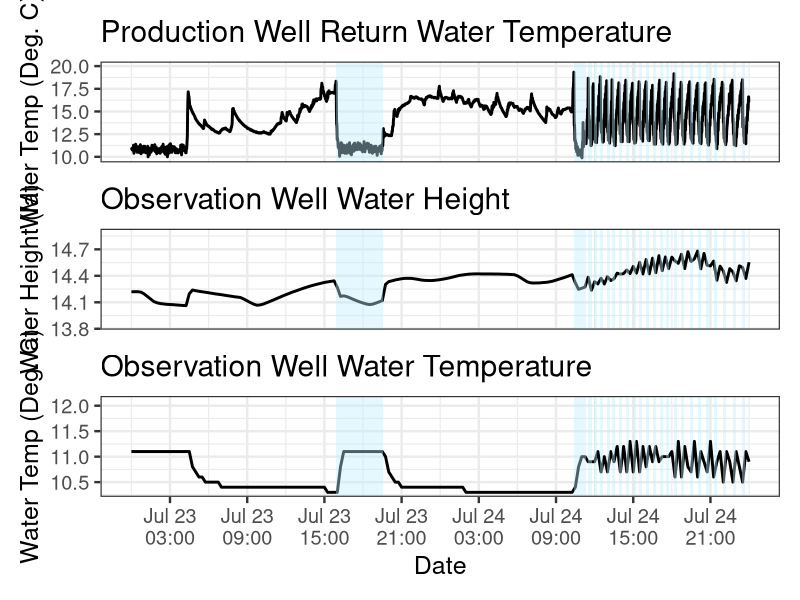
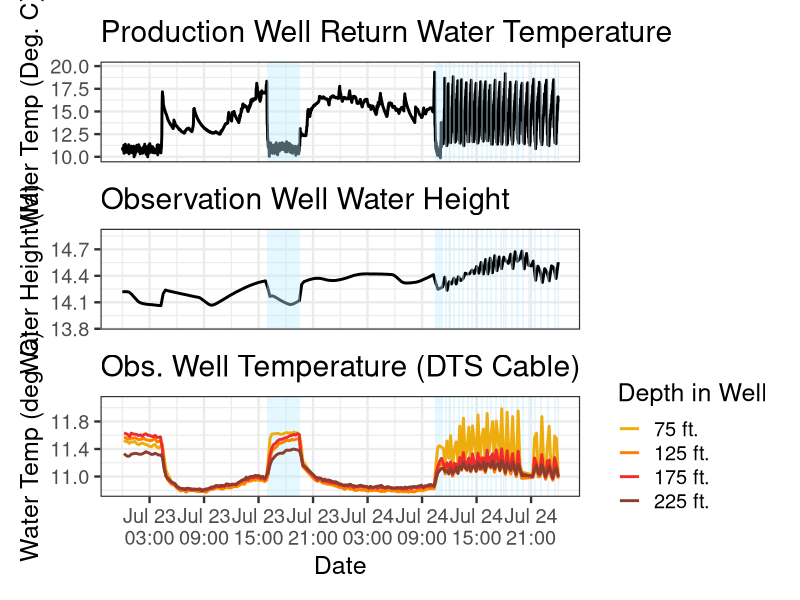
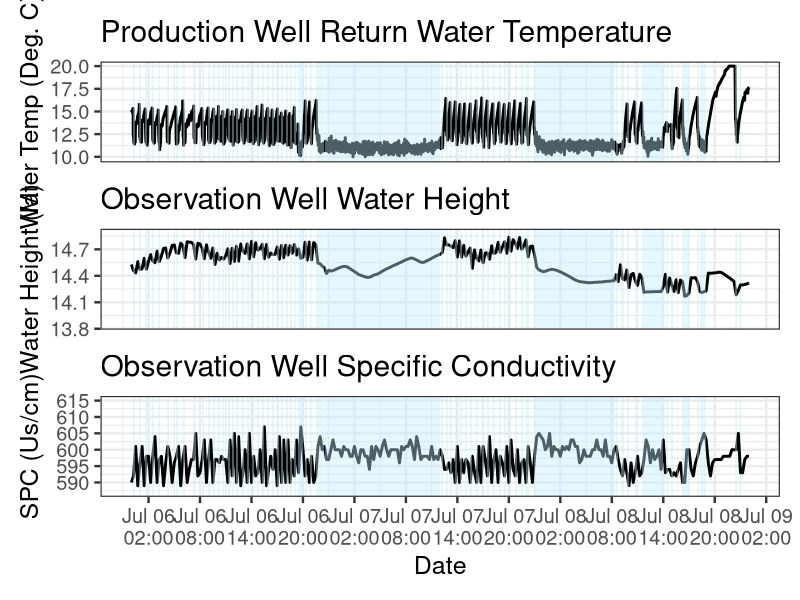

Write R code to recreate these figures, in order.
## ---- chunk 1
library(tidyverse)
library(readxl)
library(lubridate)
library(patchwork)
library(ggsci)
library(scales)

geoloop = read_excel("geoloop.xlsx") %>% 
  mutate(TIMESTAMP = as_datetime(TIMESTAMP), GeoloopToBldgT = (GeoloopToBldgT - 32) * 5/9, GeoloopFromBldgT = (GeoloopFromBldgT - 32) * 5/9) %>% 
  filter(GeoloopToBldgT <= 20)
zentra = read_csv("zentra.csv") %>% 
  rename(TIMESTAMP = `z6-22205`, water_level_m = `Port1...2`, water_temp = `Port1...3`, spc = `Port1...4`) %>% 
  mutate(water_level_m = as.numeric(water_level_m) / 1000, water_temp = as.numeric(water_temp), TIMESTAMP = mdy_hms(TIMESTAMP), spc = as.numeric(spc) * 1000) %>% 
  slice(3:n()) %>% 
  select(1:4) %>% 
  filter(TIMESTAMP >= "2026-06-30 00:01:00", TIMESTAMP <= "2026-07-27 23:59:00")
parish = read_csv("parish_dts_xdepth.csv") %>% 
  mutate(dt_cst = datetime - hours(3))
parish_pre <- read_csv("pre_op.csv")%>% 
  mutate(dt_cst = datetime - hours(3))


shade_periods <- geoloop %>%
  arrange(TIMESTAMP) %>%
  mutate(
    shaded = VFDFreq == 30,
    grp = cumsum(shaded != lag(shaded, default = first(shaded)))
  ) %>%
  filter(shaded) %>%
  group_by(grp) %>%
  summarize(
    start = min(TIMESTAMP),
    end = max(TIMESTAMP),
    .groups = "drop"
  )
## ---- chunk 2
llim = as.POSIXct("2026-07-23 0:00:00")
ulim= as.POSIXct("2026-07-25 0:00:00")

llim1 = as.POSIXct("2026-07-06 0:00:00")
ulim1 = as.POSIXct("2026-07-09 0:00:00")
llim2 = as.POSIXct("2026-07-23 0:00:00")
ulim2 = as.POSIXct("2026-07-26 0:00:00")

P1 =
  ggplot(geoloop) + 
  geom_line(aes(x = TIMESTAMP, y = GeoloopToBldgT), linewidth = 1) +
  # annotate(geom = "rect",
  #   xmin = llim1,
  #   xmax = ulim1,
  #   ymin = -Inf,
  #   ymax = Inf,
  #   fill = "red",
  #   alpha = 0.2
  # ) +
  # annotate(
  #   geom = "rect",
  #   xmin = llim2,
  #   xmax = ulim2,
  #   ymin = -Inf,
  #   ymax = Inf,
  #   fill = "red",
  #   alpha = 0.2
  # ) +
  geom_rect(data = shade_periods, aes(xmin = start, xmax = end, ymin = -Inf, ymax = Inf), fill = "lightblue1", alpha = 0.4) +
  theme_bw(base_size = 18) +
  scale_x_datetime(limits = c(llim, ulim), date_breaks = "6 hours", date_labels = "%b %d\n%H:%M") +
  labs(title = "Production Well Return Water Temperature", x = "Date", y = "Water Temp (Deg. C)")

P2 = 
  ggplot(zentra) + 
  geom_line(aes(x = TIMESTAMP, y = water_level_m), linewidth = 1) +
  # annotate(
  #   geom = "rect",
  #   xmin = llim1,
  #   xmax = ulim1,
  #   ymin = -Inf,
  #   ymax = Inf,
  #   fill = "red",
  #   alpha = 0.2
  # ) +
  # annotate(
  #   geom = "rect",
  #   xmin = llim2,
  #   xmax = ulim2,
  #   ymin = -Inf,
  #   ymax = Inf,
  #   fill = "red",
  #   alpha = 0.2
  # ) +
  geom_rect(data = shade_periods, aes(xmin = start, xmax = end, ymin = -Inf, ymax = Inf), fill = "lightblue1", alpha = 0.4) +
  scale_x_datetime(limits = c(llim, ulim), date_breaks = "6 hours", date_labels = "%b %d\n%H:%M") +
  theme_bw(base_size = 18) +
  labs(title = "Observation Well Water Height", x = "Date", y = "Water Height (M)")

P3 =
  ggplot(zentra) + 
  geom_line(aes(x = TIMESTAMP, y  = water_temp), linewidth = 1) +
  # annotate(
  #   geom = "rect",
  #   xmin = llim1,
  #   xmax = ulim1,
  #   ymin = -Inf,
  #   ymax = Inf,
  #   fill = "red",
  #   alpha = 0.2
  # ) +
  # annotate(
  #   geom = "rect",
  #   xmin = llim2,
  #   xmax = ulim2,
  #   ymin = -Inf,
  #   ymax = Inf,
  #   fill = "red",
  #   alpha = 0.2
  # ) +
  geom_rect(data = shade_periods, aes(xmin = start, xmax = end, ymin = -Inf, ymax = Inf), fill = "lightblue1", alpha = 0.4) +
  scale_x_datetime(limits = c(llim, ulim), date_breaks = "6 hours", date_labels = "%b %d\n%H:%M") +
  theme_bw(base_size = 18) +
  labs(title = "Observation Well Water Temperature", x = "Date", y = "Water Temp (Deg. C)")
P1 / P2 / P3 + plot_layout(axes = "collect")

## ---- chunk 3
parish_jul6 = ggplot() +
  geom_rect(data = shade_periods, aes(xmin = start, xmax = end, ymin = -Inf, ymax = Inf), fill = "lightblue1", alpha = 0.4) +
  geom_line(data = parish %>% filter(depth_m == 22.622), aes(x = dt_cst, y = TMP, color = '75 ft.'), linewidth = 1) +
  geom_line(data = parish %>% filter(depth_m == 38.128), aes(x = dt_cst, y = TMP, color = '125 ft.'), linewidth = 1) +
  geom_line(data = parish %>% filter(depth_m == 53.380), aes(x = dt_cst, y = TMP, color = '175 ft.'), linewidth = 1) +
  geom_line(data = parish %>% filter(depth_m == 68.632), aes(x = dt_cst, y = TMP, color = '225 ft.'), linewidth = 1) +
  scale_x_datetime(limits = c(llim, ulim), date_breaks = "6 hours", date_labels = "%b %d\n%H:%M") +
  theme_bw(base_size = 18) + 
  scale_color_manual(breaks = c("75 ft.", "125 ft.", "175 ft.", "225 ft."), values = c("coral4", "firebrick", "darkorange3", "darkgoldenrod2")) +
  labs(x = "Date", y = "Water Temp (deg. C)", title = "Obs. Well Temperature (DTS Cable)", color = "Depth in Well")

parish_jul23 = ggplot() + 
  geom_rect(data = shade_periods, aes(xmin = start, xmax = end, ymin = -Inf, ymax = Inf), fill = "lightblue1", alpha = 0.4) + 
  geom_line(data = parish %>% filter(depth_m == 22.622), aes(x = dt_cst, y = TMP, color = '75 ft.'), linewidth = 1) +
  geom_line(data = parish %>% filter(depth_m == 38.128), aes(x = dt_cst, y = TMP, color = '125 ft.'), linewidth = 1) +
  geom_line(data = parish %>% filter(depth_m == 53.380), aes(x = dt_cst, y = TMP, color = '175 ft.'), linewidth = 1) +
  geom_line(data = parish %>% filter(depth_m == 68.632), aes(x = dt_cst, y = TMP, color = '225 ft.'), linewidth = 1) +
  scale_x_datetime(limits = c(llim, ulim), date_breaks = "6 hours", date_labels = "%b %d\n%H:%M") +
  theme_bw(base_size = 18) + 
  scale_color_manual(breaks = c("75 ft.", "125 ft.", "175 ft.", "225 ft."), values = c("darkgoldenrod2", "darkorange1", "firebrick2", "coral4")) +
  labs(x = "Date", y = "Water Temp (deg. C)", title = "Obs. Well Temperature (DTS Cable)", color = "Depth in Well")


P1 / P2 / parish_jul23 + plot_layout(axes = "collect")
## ---- chunk 4

llim = as.POSIXct("2026-07-6 0:00:00")
ulim= as.POSIXct("2026-07-9 0:00:00")

P7 = 
  ggplot(zentra) + 
  geom_line(aes(x = TIMESTAMP, y  = spc), linewidth = 1) +
  geom_rect(data = shade_periods, aes(xmin = start, xmax = end, ymin = -Inf, ymax = Inf), fill = "lightblue1", alpha = 0.4) +
  scale_x_datetime(limits = c(llim, ulim), date_breaks = "6 hours", date_labels = "%b %d\n%H:%M") +
  theme_bw(base_size = 18) +
  labs(title = "Observation Well Specific Conductivity", x = "Date", y = "SPC (Us/cm)")



P1 =
  ggplot(geoloop) + 
  geom_line(aes(x = TIMESTAMP, y = GeoloopToBldgT), linewidth = 1) +
  # annotate(geom = "rect",
  #   xmin = llim1,
  #   xmax = ulim1,
  #   ymin = -Inf,
  #   ymax = Inf,
  #   fill = "red",
  #   alpha = 0.2
  # ) +
  # annotate(
  #   geom = "rect",
  #   xmin = llim2,
  #   xmax = ulim2,
  #   ymin = -Inf,
  #   ymax = Inf,
  #   fill = "red",
  #   alpha = 0.2
  # ) +
  geom_rect(data = shade_periods, aes(xmin = start, xmax = end, ymin = -Inf, ymax = Inf), fill = "lightblue1", alpha = 0.4) +
  theme_bw(base_size = 18) +
  scale_x_datetime(limits = c(llim, ulim), date_breaks = "6 hours", date_labels = "%b %d\n%H:%M") +
  labs(title = "Production Well Return Water Temperature", x = "Date", y = "Water Temp (Deg. C)")

P2 = 
  ggplot(zentra) + 
  geom_line(aes(x = TIMESTAMP, y = water_level_m), linewidth = 1) +
  # annotate(
  #   geom = "rect",
  #   xmin = llim1,
  #   xmax = ulim1,
  #   ymin = -Inf,
  #   ymax = Inf,
  #   fill = "red",
  #   alpha = 0.2
  # ) +
  # annotate(
  #   geom = "rect",
  #   xmin = llim2,
  #   xmax = ulim2,
  #   ymin = -Inf,
  #   ymax = Inf,
  #   fill = "red",
  #   alpha = 0.2
  # ) +
  geom_rect(data = shade_periods, aes(xmin = start, xmax = end, ymin = -Inf, ymax = Inf), fill = "lightblue1", alpha = 0.4) +
  scale_x_datetime(limits = c(llim, ulim), date_breaks = "6 hours", date_labels = "%b %d\n%H:%M") +
  theme_bw(base_size = 18) +
  labs(title = "Observation Well Water Height", x = "Date", y = "Water Height (M)")

P3 =
  ggplot(zentra) + 
  geom_line(aes(x = TIMESTAMP, y  = water_temp), linewidth = 1) +
  # annotate(
  #   geom = "rect",
  #   xmin = llim1,
  #   xmax = ulim1,
  #   ymin = -Inf,
  #   ymax = Inf,
  #   fill = "red",
  #   alpha = 0.2
  # ) +
  # annotate(
  #   geom = "rect",
  #   xmin = llim2,
  #   xmax = ulim2,
  #   ymin = -Inf,
  #   ymax = Inf,
  #   fill = "red",
  #   alpha = 0.2
  # ) +
  geom_rect(data = shade_periods, aes(xmin = start, xmax = end, ymin = -Inf, ymax = Inf), fill = "lightblue1", alpha = 0.4) +
  scale_x_datetime(limits = c(llim, ulim), date_breaks = "6 hours", date_labels = "%b %d\n%H:%M") +
  theme_bw(base_size = 18) +
  labs(title = "Observation Well Water Temperature", x = "Date", y = "Water Temp (Deg. C)")
P1 / P2 / P7 + plot_layout(axes = "collect")
